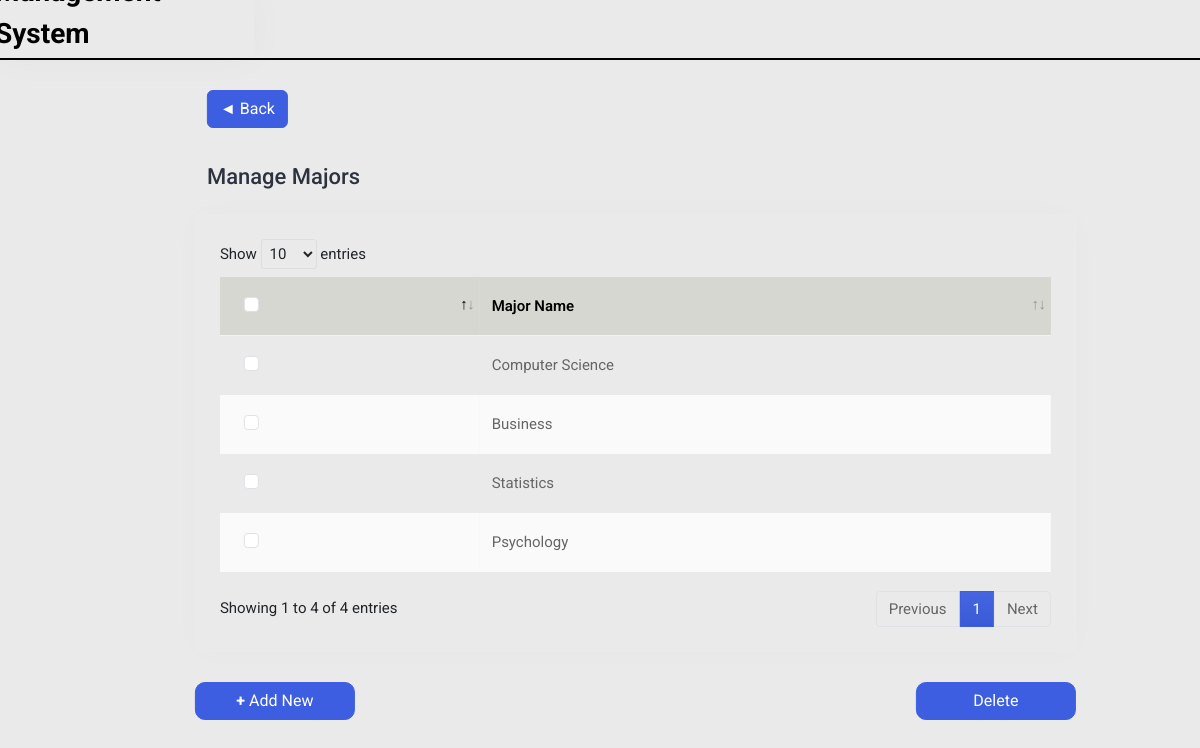
Screenshot of /manager-managemajors/ (signed in) with the database file from the repository.
### manager/models.py (models this page shows, shortened)
class Major(models.Model):
    name = models.CharField(max_length=50)

### manager/views.py (the view)
# urls.py: path('manager-managemajors/', views.manager_managemajors, name='manager-managemajors'),
@login_required
def manager_managemajors(request):
    major = Major.objects.all()
    context = {'major' : major}
    return render(request, 'manager_managemajors.html', context)

### manager/templates/manager_managemajors.html (shortened to what this page needs)
{% load static %}
<!DOCTYPE html>
<html lang="en">
<head>
    <link rel="stylesheet" href="{% static 'css/bootstrap.min.css' %}">
    <link rel="stylesheet" href="{% static 'plugins/datatables/datatables.min.css' %}">
    <link rel="stylesheet" href="{% static 'css/login_style.css' %}">
</head>
<body>
    <div class="main-wrapper">
        <div class="header">
            <div class="header-left">
                <h3>Management System</h3>
            </div>
        </div>
        <div class="page-wrapper">
            <div class="content container-fluid">
                <div class="row justify-content-center">
                    <div class="row">
                        <div class="col-sm-12">
                            <a href="{% url 'manager-main' %}" class="btn btn-primary mb-3">◄ Back</a>
                            <div class="page-sub-header">
                                <h3 class="page-title">Manage Majors</h3>
                            </div>
                        </div>
                    </div>
                </div>
                <div class="row">
                    <div class="col-sm-12">
                        <div class="card card-table comman-shadow">
                            <div class="card-body">
                                <div class="table-responsive">
                                    <table
                                        class="table border-0 star-student table-hover table-center mb-0 datatable table-striped">
                                        <thead class="student-thread">
                                            <tr>
                                                <th style="background: #d7d7d1;">
                                                    <div class="form-check check-tables">
                                                        <input class="form-check-input" type="checkbox"
                                                            value="something">
                                                    </div>
                                                </th>
                                                <th style="background: #d7d7d1;">Major Name</th>
                                            </tr>
                                        </thead>
                                        <tbody>
                                            {% for mjr in major %}
                                            <tr data-id="{{major.id}}">
                                                <td>
                                                    <div class="form-check check-tables">
                                                        <input class="form-check-input" type="checkbox"
                                                            name="selected-major[]" value="{{mjr.id}}">
                                                    </div>
                                                </td>
                                                <td>{{mjr.name}}</td>
                                            </tr>
                                            {% endfor %}
                                        </tbody>
                                    </table>
                                </div>
                            </div>
                        </div>
                    </div>
                </div>
                <div class="row">
                    <div class="col-8 col-sm-3">
                        <div class="student-submit">
                            <a type="submit" class="btn btn-primary" href="{% url 'manager-addmajors' %}"><b>+</b> Add
                                New</a>
                        </div>
                    </div>
                    <div class="col-8 col-sm-3">
                    </div>
                    <div class="col-8 col-sm-3">
                    </div>
                    <div class="col-8 col-sm-3">
                        <div class="student-submit" style="display: flex; justify-content: end;">
                            <button type="submit" class="btn btn-primary btn_delete" id="delete_btn">Delete</button>
                        </div>
                    </div>
                </div>
            </div>
        </div>
    </div>
</body>
</html>

### rows the page displays
Major: name "Computer Science"
Major: name "Business"
Major: name "Statistics"
Major: name "Psychology"
